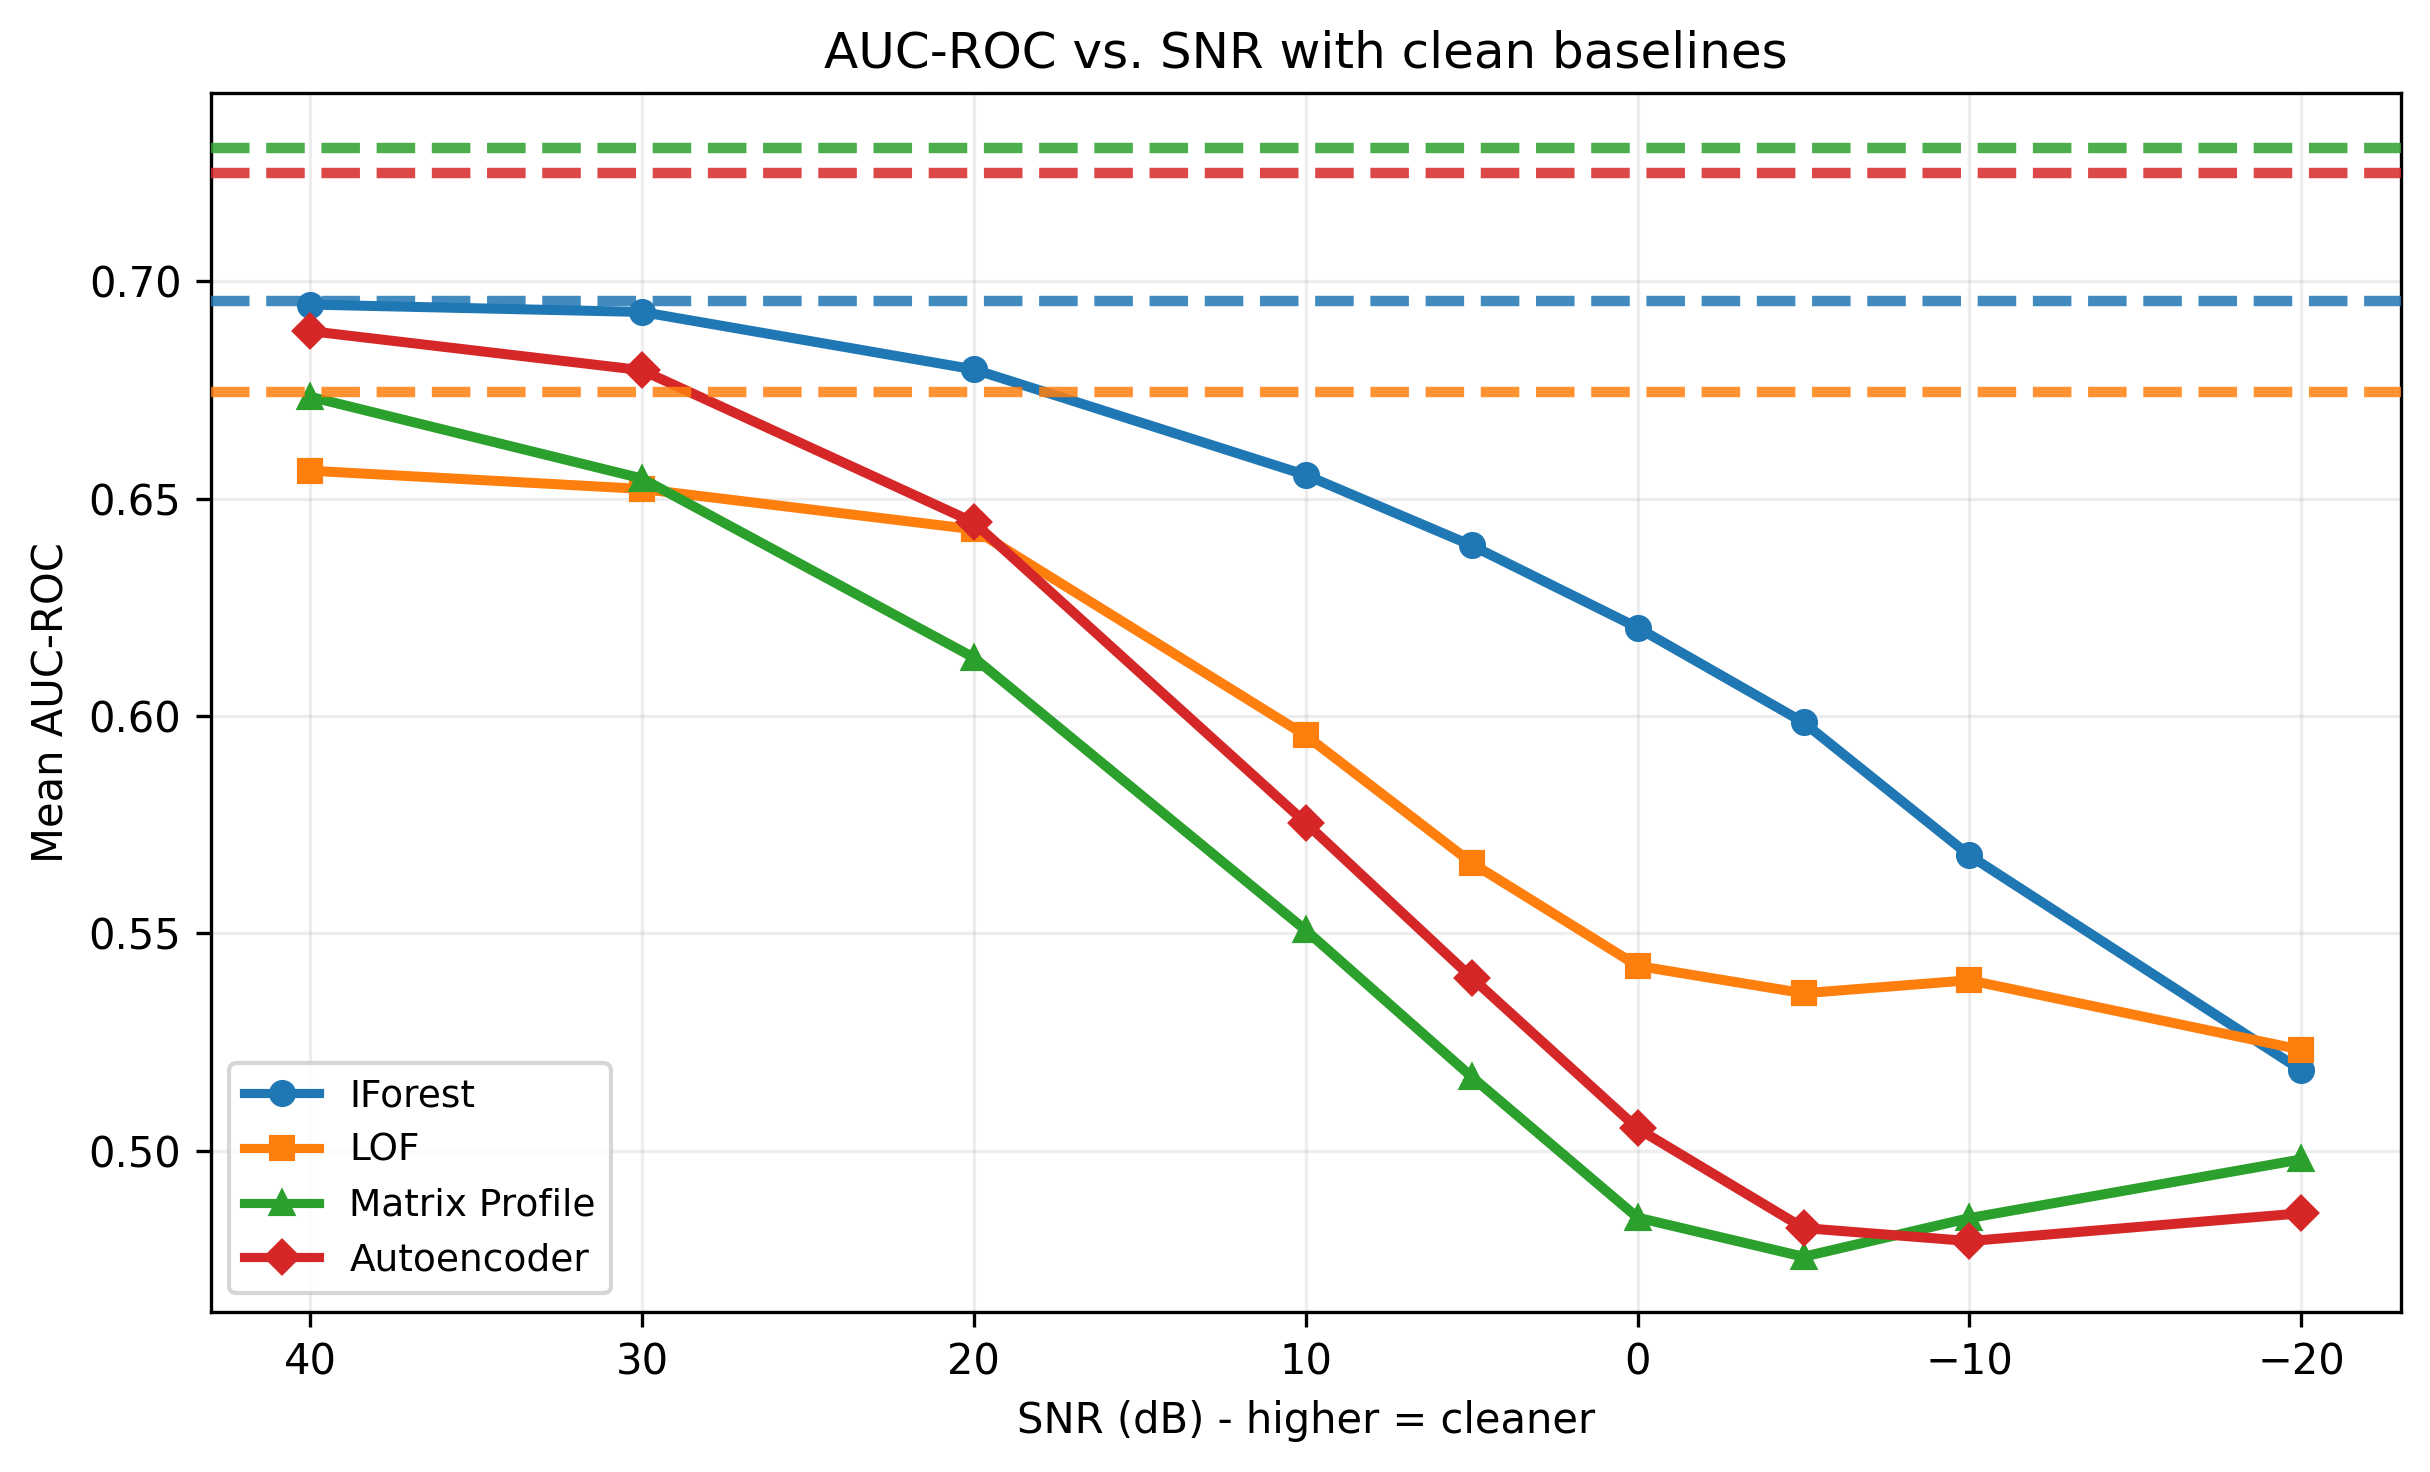

Recreate this plot in Python.
"""
Recreates the 'AUC-ROC vs. SNR with clean baselines' plot
with more prominent dashed baseline lines.

Changes vs original:
- Dashed baseline lines: alpha 0.3→0.85, linewidth 1→2.5
- Colors match image: IForest=#1f77b4, LOF=#2ca02c, MP=#d62728, AE=#9467bd
- Full model names in legend: IForest, LOF, Matrix Profile, Autoencoder
- Baselines computed on the exact 141 files used in the SNR experiment
"""
import os
import pandas as pd
import matplotlib.pyplot as plt
from matplotlib.lines import Line2D

PROJECT_ROOT = os.path.dirname(os.path.abspath(__file__))
SUMMARY_CSV  = os.path.join(PROJECT_ROOT, "results", "experiments",
                             "white_noise_snr", "summary.csv")
BASELINE_CSV = os.path.join(PROJECT_ROOT, "results", "tables",
                             "baseline_final_subset.csv")

# ── Model config ────────────────────────────────────────────────────────────
MODELS = ["IForest", "LOF", "MP", "AE"]

COLORS  = {
    "IForest": "#1f77b4",   # μπλε
    "LOF":     "#ff7f0e",   # πορτοκαλί
    "MP":      "#2ca02c",   # πράσινο
    "AE":      "#d62728",   # κόκκινο
}
MARKERS = {"IForest": "o", "LOF": "s", "MP": "^", "AE": "D"}

# Display names for the legend
DISPLAY = {
    "IForest": "IForest",
    "LOF":     "LOF",
    "MP":      "Matrix Profile",
    "AE":      "Autoencoder",
}

# ── Load data ────────────────────────────────────────────────────────────────
summary  = pd.read_csv(SUMMARY_CSV)
baseline = pd.read_csv(BASELINE_CSV)

# Baseline file uses "Autoencoder" — harmonise to short codes
alias = {"Autoencoder": "AE"}
baseline["model"] = baseline["model"].replace(alias)

# Use only the 141 files that appear in the SNR experiment
checkpoint = pd.read_csv(os.path.join(
    PROJECT_ROOT, "results", "experiments", "white_noise_snr", "checkpoint.csv"
))
experiment_files = set(checkpoint[checkpoint["error"].isna()]["file"].unique())

bl_mean = (
    baseline[
        baseline["model"].isin(MODELS)
        & baseline["file"].isin(experiment_files)
    ]
    .groupby("model")["AUC_ROC"]
    .mean()
    .to_dict()
)

# ── Build plot ───────────────────────────────────────────────────────────────
plt.rcParams.update({
    "figure.dpi":        130,
    "savefig.dpi":       300,
    "font.size":         10,
    "axes.titlesize":    12,
    "axes.labelsize":    10,
    "legend.fontsize":   9,
    "axes.grid":         True,
    "grid.alpha":        0.22,
    "grid.linestyle":    "-",
    "axes.spines.top":   True,
    "axes.spines.right": True,
})

fig, ax = plt.subplots(figsize=(8.2, 5.0))

# ── Plot model lines ─────────────────────────────────────────────────────────
for model in MODELS:
    sub = (
        summary[summary["model"] == model]
        .sort_values("snr_db")
    )
    ax.plot(
        sub["snr_db"],
        sub["mean_AUC_ROC"],
        color=COLORS[model],
        marker=MARKERS[model],
        linewidth=2.4,
        markersize=5.5,
        label=DISPLAY[model],
        zorder=3,
    )

# ── Plot clean baselines (dashed) — NOW MUCH MORE VISIBLE ────────────────────
for model in MODELS:
    val = bl_mean.get(model)
    if val is not None:
        ax.axhline(
            val,
            color=COLORS[model],
            linestyle="--",          # clean dashes
            linewidth=2.5,           # was 1 → now 2.5
            alpha=0.85,              # was 0.3 → now 0.85
            zorder=4,
        )

# ── Axes / labels ────────────────────────────────────────────────────────────
ax.invert_xaxis()
ax.set_xlabel("SNR (dB) - higher = cleaner")
ax.set_ylabel("Mean AUC-ROC")
ax.set_title("AUC-ROC vs. SNR with clean baselines")

# ── Legend (models + baseline indicator) ────────────────────────────────────
model_handles = [
    Line2D([0], [0],
           color=COLORS[m],
           marker=MARKERS[m],
           linewidth=2.2,
           markersize=5.5,
           label=DISPLAY[m])
    for m in MODELS
]
ax.legend(handles=model_handles, loc="lower left", frameon=True)

fig.tight_layout()

out_path = os.path.join(PROJECT_ROOT, "plot_snr_clean_baselines_v2.png")
fig.savefig(out_path, bbox_inches="tight", facecolor="white")
plt.close(fig)
print(f"Saved: {out_path}")
